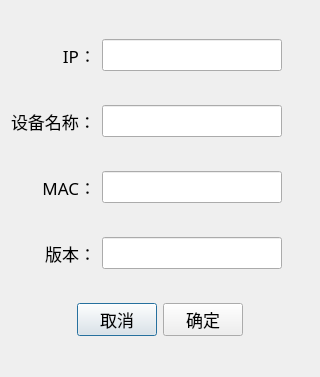
<?xml version="1.0" encoding="UTF-8"?>
<ui version="4.0">
 <class>EditDeviceDlg</class>
 <widget class="QDialog" name="EditDeviceDlg">
  <property name="geometry">
   <rect>
    <x>0</x>
    <y>0</y>
    <width>320</width>
    <height>377</height>
   </rect>
  </property>
  <property name="windowTitle">
   <string>编辑设备</string>
  </property>
  <property name="styleSheet">
   <string notr="true"> 	font-family:Microsoft Yahei;
    font-size:13pt;</string>
  </property>
  <layout class="QVBoxLayout" name="verticalLayout">
   <item>
    <layout class="QHBoxLayout" name="horizontalLayout">
     <item>
      <widget class="QLabel" name="label">
       <property name="minimumSize">
        <size>
         <width>85</width>
         <height>0</height>
        </size>
       </property>
       <property name="text">
        <string>IP：</string>
       </property>
       <property name="alignment">
        <set>Qt::AlignRight|Qt::AlignTrailing|Qt::AlignVCenter</set>
       </property>
      </widget>
     </item>
     <item>
      <widget class="QLineEdit" name="lineEdit">
       <property name="enabled">
        <bool>true</bool>
       </property>
       <property name="minimumSize">
        <size>
         <width>180</width>
         <height>0</height>
        </size>
       </property>
      </widget>
     </item>
     <item>
      <spacer name="horizontalSpacer">
       <property name="orientation">
        <enum>Qt::Horizontal</enum>
       </property>
       <property name="sizeHint" stdset="0">
        <size>
         <width>40</width>
         <height>20</height>
        </size>
       </property>
      </spacer>
     </item>
    </layout>
   </item>
   <item>
    <layout class="QHBoxLayout" name="horizontalLayout_2">
     <item>
      <widget class="QLabel" name="label_2">
       <property name="text">
        <string>设备名称：</string>
       </property>
      </widget>
     </item>
     <item>
      <widget class="QLineEdit" name="lineEdit_2">
       <property name="enabled">
        <bool>true</bool>
       </property>
       <property name="minimumSize">
        <size>
         <width>180</width>
         <height>0</height>
        </size>
       </property>
      </widget>
     </item>
     <item>
      <spacer name="horizontalSpacer_2">
       <property name="orientation">
        <enum>Qt::Horizontal</enum>
       </property>
       <property name="sizeHint" stdset="0">
        <size>
         <width>40</width>
         <height>20</height>
        </size>
       </property>
      </spacer>
     </item>
    </layout>
   </item>
   <item>
    <layout class="QHBoxLayout" name="horizontalLayout_3">
     <item>
      <widget class="QLabel" name="label_3">
       <property name="minimumSize">
        <size>
         <width>85</width>
         <height>0</height>
        </size>
       </property>
       <property name="text">
        <string>MAC：</string>
       </property>
       <property name="alignment">
        <set>Qt::AlignRight|Qt::AlignTrailing|Qt::AlignVCenter</set>
       </property>
      </widget>
     </item>
     <item>
      <widget class="QLineEdit" name="lineEdit_3">
       <property name="enabled">
        <bool>true</bool>
       </property>
       <property name="minimumSize">
        <size>
         <width>180</width>
         <height>0</height>
        </size>
       </property>
      </widget>
     </item>
     <item>
      <spacer name="horizontalSpacer_3">
       <property name="orientation">
        <enum>Qt::Horizontal</enum>
       </property>
       <property name="sizeHint" stdset="0">
        <size>
         <width>40</width>
         <height>20</height>
        </size>
       </property>
      </spacer>
     </item>
    </layout>
   </item>
   <item>
    <layout class="QHBoxLayout" name="horizontalLayout_4">
     <item>
      <widget class="QLabel" name="label_4">
       <property name="minimumSize">
        <size>
         <width>85</width>
         <height>0</height>
        </size>
       </property>
       <property name="text">
        <string>版本：</string>
       </property>
       <property name="alignment">
        <set>Qt::AlignRight|Qt::AlignTrailing|Qt::AlignVCenter</set>
       </property>
      </widget>
     </item>
     <item>
      <widget class="QLineEdit" name="lineEdit_4">
       <property name="enabled">
        <bool>true</bool>
       </property>
       <property name="minimumSize">
        <size>
         <width>180</width>
         <height>0</height>
        </size>
       </property>
      </widget>
     </item>
     <item>
      <spacer name="horizontalSpacer_4">
       <property name="orientation">
        <enum>Qt::Horizontal</enum>
       </property>
       <property name="sizeHint" stdset="0">
        <size>
         <width>40</width>
         <height>20</height>
        </size>
       </property>
      </spacer>
     </item>
    </layout>
   </item>
   <item>
    <layout class="QHBoxLayout" name="horizontalLayout_9">
     <item>
      <spacer name="horizontalSpacer_5">
       <property name="orientation">
        <enum>Qt::Horizontal</enum>
       </property>
       <property name="sizeHint" stdset="0">
        <size>
         <width>40</width>
         <height>20</height>
        </size>
       </property>
      </spacer>
     </item>
     <item>
      <widget class="QPushButton" name="cancel">
       <property name="text">
        <string>取消</string>
       </property>
      </widget>
     </item>
     <item>
      <widget class="QPushButton" name="ok">
       <property name="text">
        <string>确定</string>
       </property>
      </widget>
     </item>
     <item>
      <spacer name="horizontalSpacer_6">
       <property name="orientation">
        <enum>Qt::Horizontal</enum>
       </property>
       <property name="sizeHint" stdset="0">
        <size>
         <width>40</width>
         <height>20</height>
        </size>
       </property>
      </spacer>
     </item>
    </layout>
   </item>
  </layout>
 </widget>
 <layoutdefault spacing="6" margin="11"/>
 <resources/>
 <connections/>
</ui>
